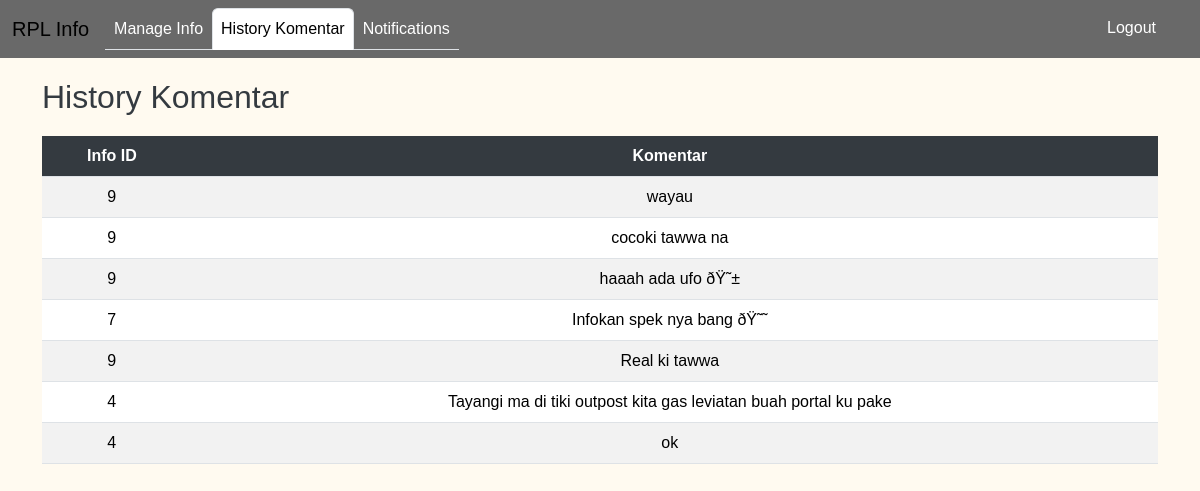
The app's page /user/notifications.php (signed in) with its own data.
### tables this page shows
CREATE TABLE `komentar` (
  `id` int(11) NOT NULL,
  `isi` tinytext DEFAULT NULL,
  `info_id` int(11) DEFAULT NULL,
  `user_id` varchar(11) DEFAULT NULL
);

### user/notifications.php (the view, shortened to what this page needs)
<?php
require '../includes/db.php';
$user_id = $_SESSION['id'];
$notifications = $conn->query("SELECT info_id, isi FROM komentar WHERE user_id = $user_id ORDER BY id DESC");
?>
<!DOCTYPE html>
<html lang="en">
<head>
    <link href="../bootstrap/css/bootstrap.min.css" rel="stylesheet">
</head>
<body>
    <?php include '../includes/header.php'; ?>
    <div class="container">
        <h2>History Komentar</h2>
        <table class="table table-striped">
            <thead>
                <tr>
                    <th>Info ID</th>
                    <th>Komentar</th>
                </tr>
            </thead>
            <tbody>
                <?php while ($notification = $notifications->fetch_assoc()) { ?>
                    <tr>
                        <td><?php echo $notification['info_id']; ?></td>
                        <td><?php echo $notification['isi']; ?></td>
                    </tr>
                <?php } ?>
            </tbody>
        </table>
    </div>
</body>
</html>

### user/notifications.php (style rules this page uses)
body { font-family: Arial, sans-serif; background-color: #FFFAF0; margin: 0; padding: 0; }
.container { margin-top: 20px; }
h2 { color: #343a40; }
.table { margin-top: 20px; }
.table th, .table td { vertical-align: middle; text-align: center; }
.table th { background-color: #343a40; color: #fff; }
.table-striped tbody tr:nth-of-type(odd) { background-color: rgba(0, 0, 0, 0.05); }

### records on screen
komentar: info "9", isi "wayau"
komentar: info "9", isi "cocoki tawwa na"
komentar: info "9", isi "haaah ada ufo ðŸ˜±"
komentar: info "7", isi "Infokan spek nya bang ðŸ˜˜"
komentar: info "9", isi "Real ki tawwa"
komentar: info "4", isi "Tayangi ma di tiki outpost kita gas leviatan buah portal ku pake"
komentar: info "4", isi "ok"
